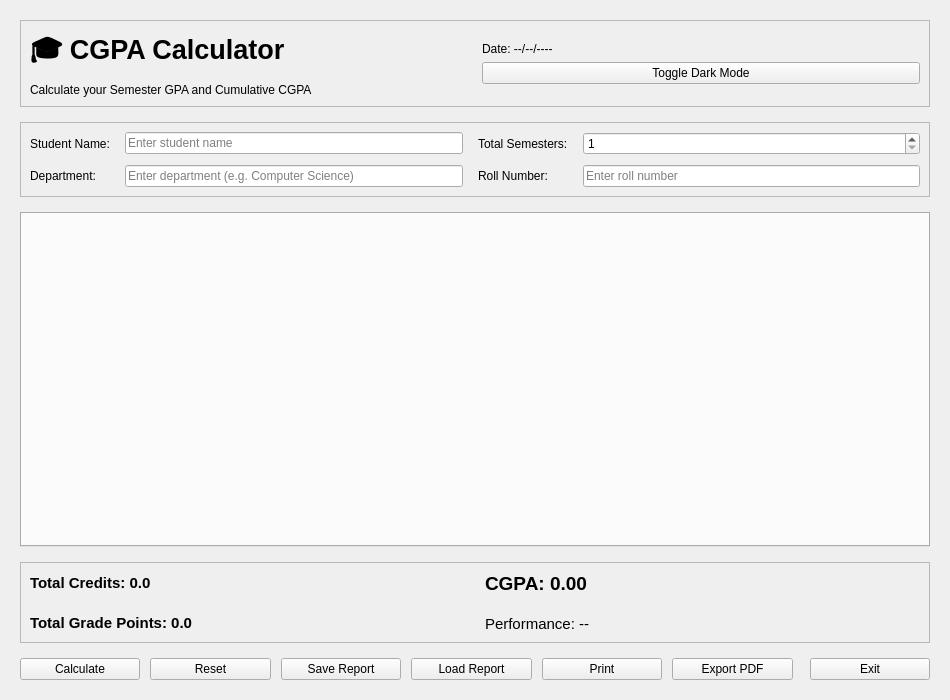
<?xml version="1.0" encoding="UTF-8"?>
<ui version="4.0">
 <class>MainWindow</class>
 <widget class="QMainWindow" name="MainWindow">
  <property name="geometry">
   <rect>
    <x>0</x>
    <y>0</y>
    <width>950</width>
    <height>700</height>
   </rect>
  </property>
  <property name="minimumSize">
   <size>
    <width>900</width>
    <height>650</height>
   </size>
  </property>
  <property name="windowTitle">
   <string>CGPA Calculator</string>
  </property>
  <widget class="QWidget" name="centralwidget">
   <layout class="QVBoxLayout" name="mainLayout">
    <property name="spacing">
     <number>15</number>
    </property>
    <property name="leftMargin">
     <number>20</number>
    </property>
    <property name="topMargin">
     <number>20</number>
    </property>
    <property name="rightMargin">
     <number>20</number>
    </property>
    <property name="bottomMargin">
     <number>20</number>
    </property>
    <item>
     <!-- Header Frame -->
     <widget class="QFrame" name="headerFrame">
      <property name="frameShape">
       <enum>QFrame::StyledPanel</enum>
      </property>
      <layout class="QHBoxLayout" name="headerLayout">
       <item>
        <layout class="QVBoxLayout" name="titleLayout">
         <item>
          <widget class="QLabel" name="titleLabel">
           <property name="text">
            <string>🎓 CGPA Calculator</string>
           </property>
           <property name="font">
            <font>
             <pointsize>20</pointsize>
             <bold>true</bold>
            </font>
           </property>
          </widget>
         </item>
         <item>
          <widget class="QLabel" name="subtitleLabel">
           <property name="text">
            <string>Calculate your Semester GPA and Cumulative CGPA</string>
           </property>
          </widget>
         </item>
        </layout>
       </item>
       <item>
        <spacer name="headerSpacer">
         <property name="orientation">
          <enum>Qt::Horizontal</enum>
         </property>
        </spacer>
       </item>
       <item>
        <layout class="QVBoxLayout" name="dateThemeLayout">
         <property name="alignment">
          <enum>Qt::AlignRight|Qt::AlignVCenter</enum>
         </property>
         <item>
          <widget class="QLabel" name="dateLabel">
           <property name="text">
            <string>Date: --/--/----</string>
           </property>
           <property name="alignment">
            <enum>Qt::AlignRight|Qt::AlignVCenter</enum>
           </property>
          </widget>
         </item>
         <item>
          <widget class="QPushButton" name="themeToggleBtn">
           <property name="text">
            <string>Toggle Dark Mode</string>
           </property>
          </widget>
         </item>
        </layout>
       </item>
      </layout>
     </widget>
    </item>
    <item>
     <!-- Student Details Form Frame -->
     <widget class="QFrame" name="detailsFrame">
      <property name="frameShape">
       <enum>QFrame::StyledPanel</enum>
      </property>
      <layout class="QGridLayout" name="detailsLayout">
       <property name="horizontalSpacing">
        <number>15</number>
       </property>
       <property name="verticalSpacing">
        <number>10</number>
       </property>
       <item row="0" column="0">
        <widget class="QLabel" name="label_name">
         <property name="text">
          <string>Student Name:</string>
         </property>
        </widget>
       </item>
       <item row="0" column="1">
        <widget class="QLineEdit" name="nameEdit">
         <property name="placeholderText">
          <string>Enter student name</string>
         </property>
        </widget>
       </item>
       <item row="0" column="2">
        <widget class="QLabel" name="label_semesters">
         <property name="text">
          <string>Total Semesters:</string>
         </property>
        </widget>
       </item>
       <item row="0" column="3">
        <widget class="QSpinBox" name="semesterCountSpinBox">
         <property name="minimum">
          <number>1</number>
         </property>
         <property name="maximum">
          <number>8</number>
         </property>
         <property name="value">
          <number>1</number>
         </property>
        </widget>
       </item>
       <item row="1" column="0">
        <widget class="QLabel" name="label_dept">
         <property name="text">
          <string>Department:</string>
         </property>
        </widget>
       </item>
       <item row="1" column="1">
        <widget class="QLineEdit" name="deptEdit">
         <property name="placeholderText">
          <string>Enter department (e.g. Computer Science)</string>
         </property>
        </widget>
       </item>
       <item row="1" column="2">
        <widget class="QLabel" name="label_roll">
         <property name="text">
          <string>Roll Number:</string>
         </property>
        </widget>
       </item>
       <item row="1" column="3">
        <widget class="QLineEdit" name="rollEdit">
         <property name="placeholderText">
          <string>Enter roll number</string>
         </property>
        </widget>
       </item>
      </layout>
     </widget>
    </item>
    <item>
     <!-- Main Content Area: Multi-Semester Tab Widget -->
     <widget class="QTabWidget" name="semesterTabWidget">
      <property name="currentIndex">
       <number>-1</number>
      </property>
     </widget>
    </item>
    <item>
     <!-- Results Panel Frame -->
     <widget class="QFrame" name="resultsFrame">
      <property name="frameShape">
       <enum>QFrame::StyledPanel</enum>
      </property>
      <layout class="QHBoxLayout" name="resultsLayout">
       <property name="spacing">
        <number>20</number>
       </property>
       <item>
        <layout class="QVBoxLayout" name="res1">
         <item>
          <widget class="QLabel" name="totalCreditsLabel">
           <property name="text">
            <string>Total Credits: 0.0</string>
           </property>
           <property name="font">
            <font>
             <pointsize>11</pointsize>
             <bold>true</bold>
            </font>
           </property>
          </widget>
         </item>
         <item>
          <widget class="QLabel" name="totalPointsLabel">
           <property name="text">
            <string>Total Grade Points: 0.0</string>
           </property>
           <property name="font">
            <font>
             <pointsize>11</pointsize>
             <bold>true</bold>
            </font>
           </property>
          </widget>
         </item>
        </layout>
       </item>
       <item>
        <layout class="QVBoxLayout" name="res2">
         <item>
          <widget class="QLabel" name="cgpaLabel">
           <property name="text">
            <string>CGPA: 0.00</string>
           </property>
           <property name="font">
            <font>
             <pointsize>14</pointsize>
             <bold>true</bold>
            </font>
           </property>
          </widget>
         </item>
         <item>
          <widget class="QLabel" name="performanceLabel">
           <property name="text">
            <string>Performance: --</string>
           </property>
           <property name="font">
            <font>
             <pointsize>11</pointsize>
            </font>
           </property>
          </widget>
         </item>
        </layout>
       </item>
      </layout>
     </widget>
    </item>
    <item>
     <!-- Buttons Action Panel -->
     <layout class="QHBoxLayout" name="actionsLayout">
      <property name="spacing">
       <number>10</number>
      </property>
      <item>
       <widget class="QPushButton" name="calculateBtn">
        <property name="text">
         <string>Calculate</string>
        </property>
       </widget>
      </item>
      <item>
       <widget class="QPushButton" name="resetBtn">
        <property name="text">
         <string>Reset</string>
        </property>
       </widget>
      </item>
      <item>
       <widget class="QPushButton" name="saveBtn">
        <property name="text">
         <string>Save Report</string>
        </property>
       </widget>
      </item>
      <item>
       <widget class="QPushButton" name="loadBtn">
        <property name="text">
         <string>Load Report</string>
        </property>
       </widget>
      </item>
      <item>
       <widget class="QPushButton" name="printBtn">
        <property name="text">
         <string>Print</string>
        </property>
       </widget>
      </item>
      <item>
       <widget class="QPushButton" name="exportPdfBtn">
        <property name="text">
         <string>Export PDF</string>
        </property>
       </widget>
      </item>
      <item>
       <spacer name="actionsSpacer">
        <property name="orientation">
         <enum>Qt::Horizontal</enum>
        </property>
       </spacer>
      </item>
      <item>
       <widget class="QPushButton" name="exitBtn">
        <property name="text">
         <string>Exit</string>
        </property>
       </widget>
      </item>
     </layout>
    </item>
   </layout>
  </widget>
 </widget>
 <resources/>
 <connections/>
</ui>
